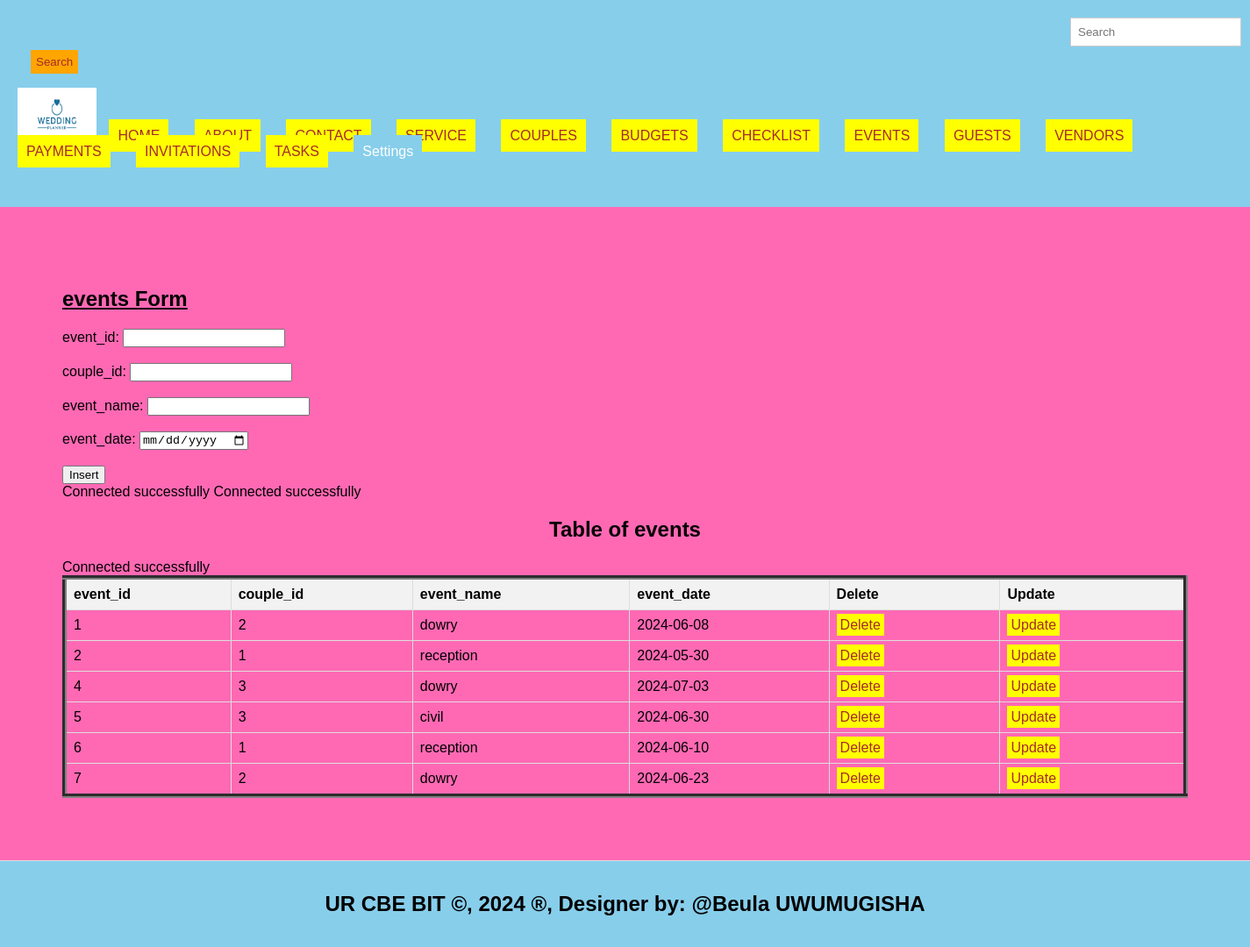
Screenshot of /events.php with the database file from the repository.
### tables this page shows
CREATE TABLE `events` (
  `event_id` int(11) NOT NULL,
  `couple_id` int(11) DEFAULT NULL,
  `event_name` varchar(100) NOT NULL,
  `event_date` date DEFAULT NULL
);

### events.php (the view, shortened to what this page needs)
<!DOCTYPE html>
<html lang="en">
<head>
  <link rel="stylesheet" type="text/css" href="style.css" title="style 1" media="screen, tv, projection, handheld, print"/>
  </head>
  <header>
<body bgcolor="hotpink">
  <form class="d-flex" role="search" action="search.php">
      <input class="form-control me-2" type="search" placeholder="Search" aria-label="Search" name="query">
      <button class="btn btn-outline-success" type="submit">Search</button>
    </form>
  <ul style="list-style-type: none; padding: 0;">
    <li style="display: inline; margin-right: 10px;">
    <img src="./images/wedding logo.png" width="90" height="60" alt="Logo">
  </li>
    <li style="display: inline; margin-right: 10px;"><a href="./home.html">HOME</a>
  </li>
    <li style="display: inline; margin-right: 10px;"><a href="./about.html">ABOUT</a>
  </li>
    <li style="display: inline; margin-right: 10px;"><a href="./contact.html">CONTACT</a>
  </li>
    <li style="display: inline; margin-right: 10px;"><a href="./Service.html">SERVICE</a>
  </li>
    <li style="display: inline; margin-right: 10px;"><a href="./couples.php">COUPLES</a>
  </li>
     <li style="display: inline; margin-right: 10px;"><a href="./budgets.php">BUDGETS</a>
  </li>
    <li style="display: inline; margin-right: 10px;"><a href="./checklist.php">CHECKLIST</a>
  </li>
    <li style="display: inline; margin-right: 10px;"><a href="./events.php">EVENTS</a>
  </li>
    <li style="display: inline; margin-right: 10px;"><a href="./guests.php">GUESTS</a>
  </li>
  <li style="display: inline; margin-right: 10px;"><a href="./vendors.php">VENDORS</a>
  </li>
    <li style="display: inline; margin-right: 10px;"><a href="./payments.php">PAYMENTS</a>
  </li>
    <li style="display: inline; margin-right: 10px;"><a href="./invitations.php">INVITATIONS</a>
  </li>
   <li style="display: inline; margin-right: 10px;"><a href="./tasks.php">TASKS</a>
  </li>
    <li class="dropdown" style="display: inline; margin-right: 10px;">
      <a href="#" style="padding: 10px; color: white; background-color: skyblue; text-decoration: none; margin-right: 15px;">Settings</a>
    </li><br><br>
  </ul>
</header>
<section>
    <h1><u> events Form </u></h1>
    <form method="post" onsubmit="return confirmInsert();">
        <label for="eid">event_id:</label>
        <input type="number" id="eid" name="eid"><br><br>
        <label for="cid">couple_id:</label>
        <input type="number" id="cid" name="cid"><br><br>
        <label for="enm">event_name:</label>
        <input type="text" id="enm" name="enm" required><br><br>
        <label for=edt>event_date:</label>
        <input type="date" id="edt" name="edt" required><br><br>
        <input type="submit" name="add" value="Insert">
    </form>
<?php
include('database_connection.php');
?>
<?php
include('database_connection.php');
?>
<!DOCTYPE html>
<html>
<head>
</head>
<body>
    <center><h2>Table of events</h2></center>
    <table border="5">
        <tr>
            <th>event_id</th>
            <th>couple_id</th>
            <th>event_name</th>
            <th>event_date</th>
            <th>Delete</th>
            <th>Update</th>
        </tr>
        <?php
     include('database_connection.php');
        $sql = "SELECT * FROM events";
        $result = $connection->query($sql);
        if ($result->num_rows > 0) {
            while ($row = $result->fetch_assoc()) {
                $eid = $row['event_id'];
                echo "<tr>
                    <td>" . $row['event_id'] . "</td>
                    <td>" . $row['couple_id'] . "</td>
                    <td>" . $row['event_name'] . "</td>
                    <td>" . $row['event_date'] . "</td>
                    <td><a style='padding:4px' href='delete_events.php?event_id=$eid'>Delete</a></td>
                    <td><a style='padding:4px' href='update_events.php?event_id=$eid'>Update</a></td>
                </tr>";
            }
        } else {
            echo "<tr><td colspan='6'>No data found</td></tr>";
        }
        ?>
    </table>
</body>
    </section>
<footer>
  <center>
    <marquee behavior='alternate'>
    <b><h2>UR CBE BIT &copy, 2024 &reg, Designer by: @Beula UWUMUGISHA</h2></b>
  </marquee>
  </center>
</footer>
</body>
</html>

### database_connection.php
<?php
$host = "localhost";
$user = "david";
$pass = "david123";
$database = "wedding_planning";
$connection = new mysqli($host, $user, $pass, $database);
if ($connection->connect_error) {
    die("Connection failed: " . $connection->connect_error);
} else {
    echo "Connected successfully";
}
?>

### style.css (style rules this page uses)
body { font-family: Arial, sans-serif; margin: 0; padding: 0; }
.form-control { padding: 8px; margin-left: 4px; border: 1px solid #ccc; }
.btn { padding: 6px; background-color: orange; color: brown; border: none; }
.dropdown { position: relative; display: inline; margin-right: 10px; }
body { font-family: Arial,sans-serif; margin:0; padding:0; }
header { background-color:skyblue; padding: 20px; }
.dropdown { position: right; display:right; direction:rtl; }
section { padding:28px; border-bottom: 1px solid #ddd; }
footer { text-align: center; padding: 15px; background-color:skyblue; }

### events.php (style rules this page uses)
a { padding: 10px; color: white; background-color: yellow; text-decoration: none; margin-right: 15px; }
a:link { color: brown; }
button.btn { margin-left: 15px; margin-top: 4px; }
input.form-control { margin-left: 1200px; padding: 8px; }
header { background-color:skyblue; }
section { padding:71px; border-bottom: 1px solid #ddd; }
footer { text-align: center; padding: 15px; background-color:skyblue; }
table { width: 100%; border-collapse: collapse; }
th, td { border: 1px solid #ddd; padding: 8px; text-align: left; }
th { background-color: #f2f2f2; }

### rows the page displays
events: event_id "1", couple "2", event_name "dowry", event_date "2024-06-08"
events: event_id "2", couple "1", event_name "reception", event_date "2024-05-30"
events: event_id "4", couple "3", event_name "dowry", event_date "2024-07-03"
events: event_id "5", couple "3", event_name "civil", event_date "2024-06-30"
events: event_id "6", couple "1", event_name "reception", event_date "2024-06-10"
events: event_id "7", couple "2", event_name "dowry", event_date "2024-06-23"
